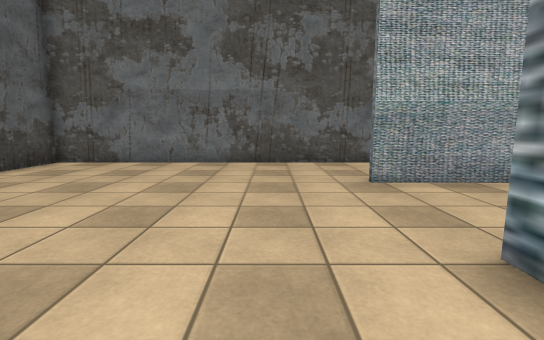
[1] (above)

16 first-person views from a walk through a 3-D level made in the Unity game engine. The camera is 1.2 m above the floor, tilts 8° down and sees 85° across. The floor is counted in squares, 1 m on a side. Each view is taken from the middle of a square. On the plan, view 1 faces up. The plan holds only what a view shows up to about 13 squares ahead; the rest is blank. The place goes on beyond the plan. Some surface patterns are stand-ins.

[2]
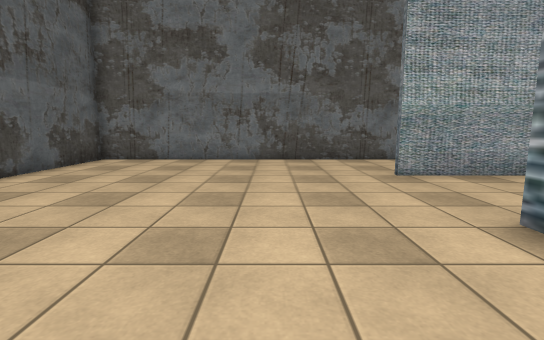

[3]
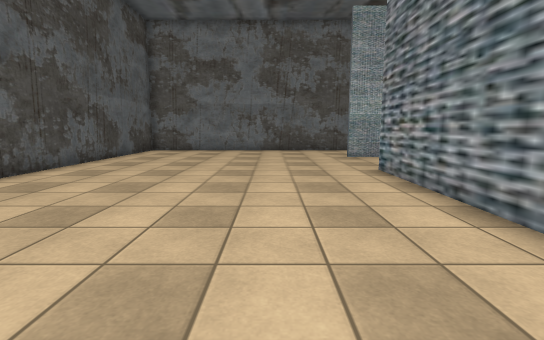

[4]
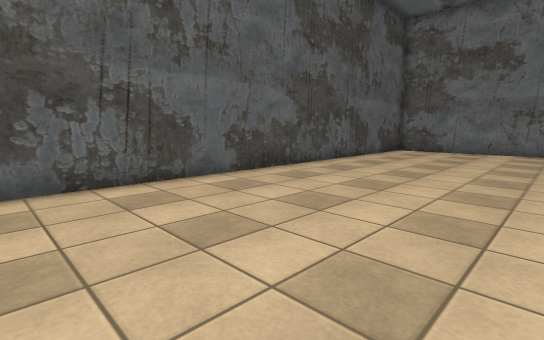

[5]
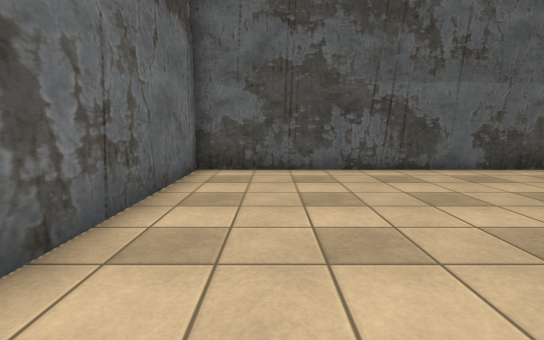

[6]
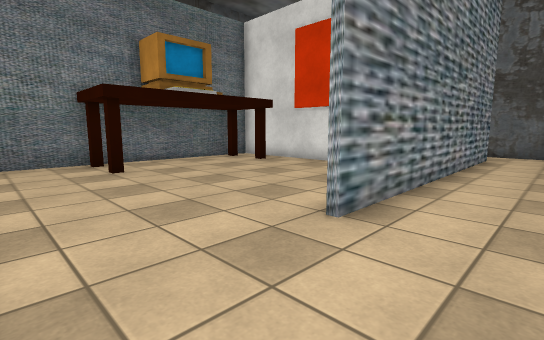

[7]
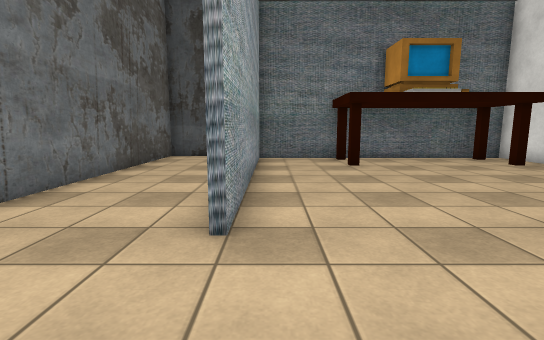

[8]
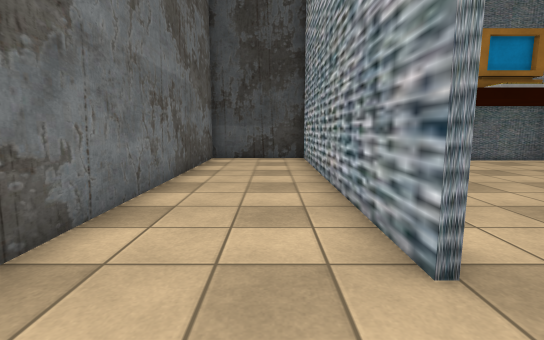

[9]
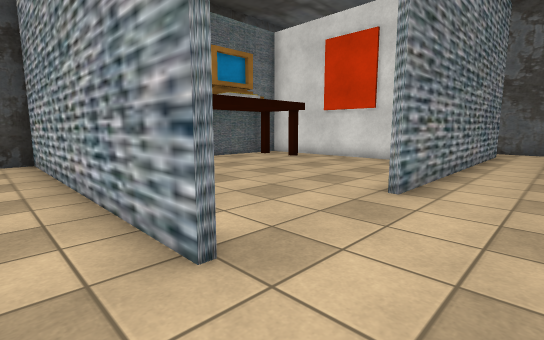

[10]
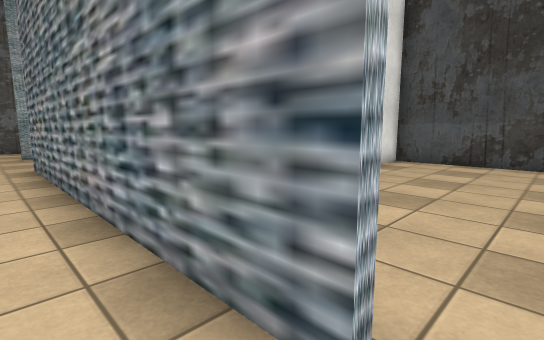

[11]
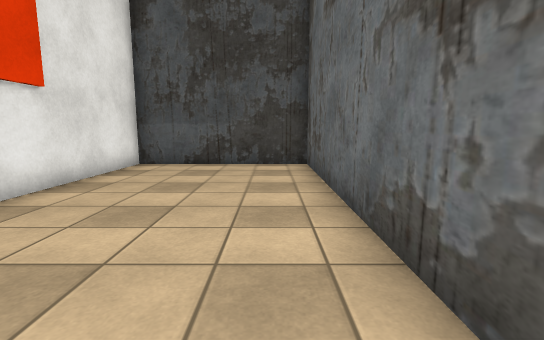

[12]
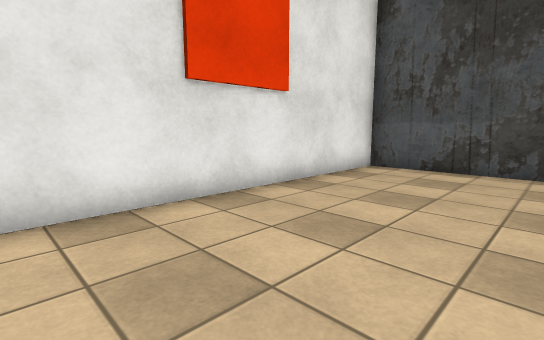

[13]
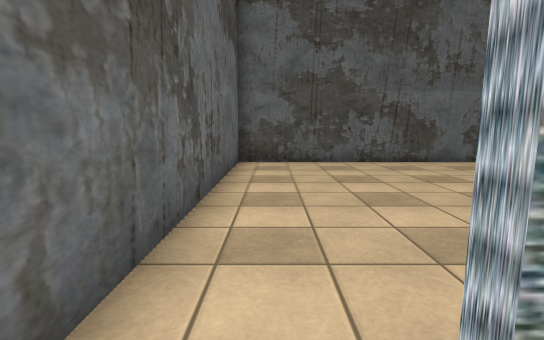

[14]
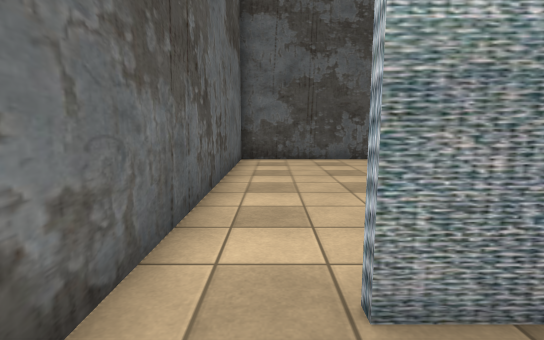

[15]
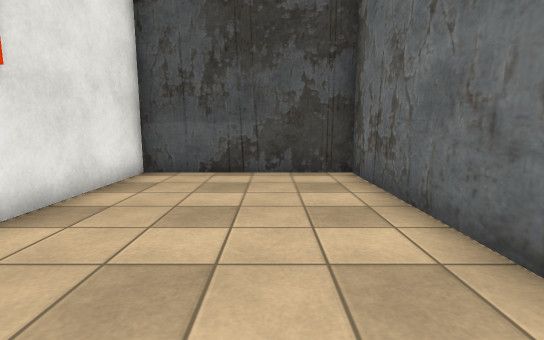

[16]
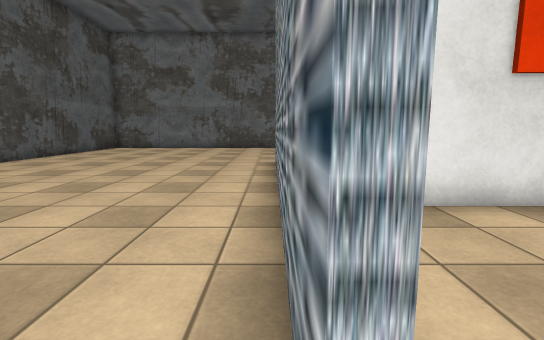

### Floor plan
Ten units are one square. View 1 is at (0, 0); x grows to the right and y downward. Boxes are objects, and circles mark ways between rooms. Rooms are numbered by the first view taken in them; rooms with no view inside come last. Other rooms are left out.
<svg viewBox="-81 -109 206 206">
<path fill="none" stroke="#000" d="M21 -67 120 -67 120 -104 -76 -104 -76 92 26 92M47 33 111 33 111 -65 21 -65M85 -34 90 -34M86 24 86 20 90 20M21 75 21 -26M104 24 104 19M23 62 23 75M26 92 120 92 120 35 31 35"/>
<circle cx="20" cy="80" r="3" fill="#2a7"/>
<text x="10" y="-20">1</text>
<text x="70" y="60">2</text>
</svg>
Room 1 opens to room 2.

Where each view was taken, in squares from view 1:
view 1: 0 up, 0 right, facing up
view 2: 1 down, 1 left, facing up
view 3: 6 down, 1 left, facing up
view 4: 6 down, 1 left, facing up-left
view 5: 7 down, 1 right, facing left
view 6: 6 up, 0 right, facing down-right
view 7: 6 up, 1 left, facing right
view 8: 8 up, 0 right, facing right
view 9: 8 up, 0 right, facing down-right
view 10: 8 down, 1 right, facing up-right
view 11: 8 down, 2 right, facing right
view 12: 8 down, 3 right, facing up-right
view 13: 8 down, 3 right, facing left
view 14: 8 down, 4 right, facing left
view 15: 7 down, 4 right, facing right
view 16: 8 down, 2 right, facing up
